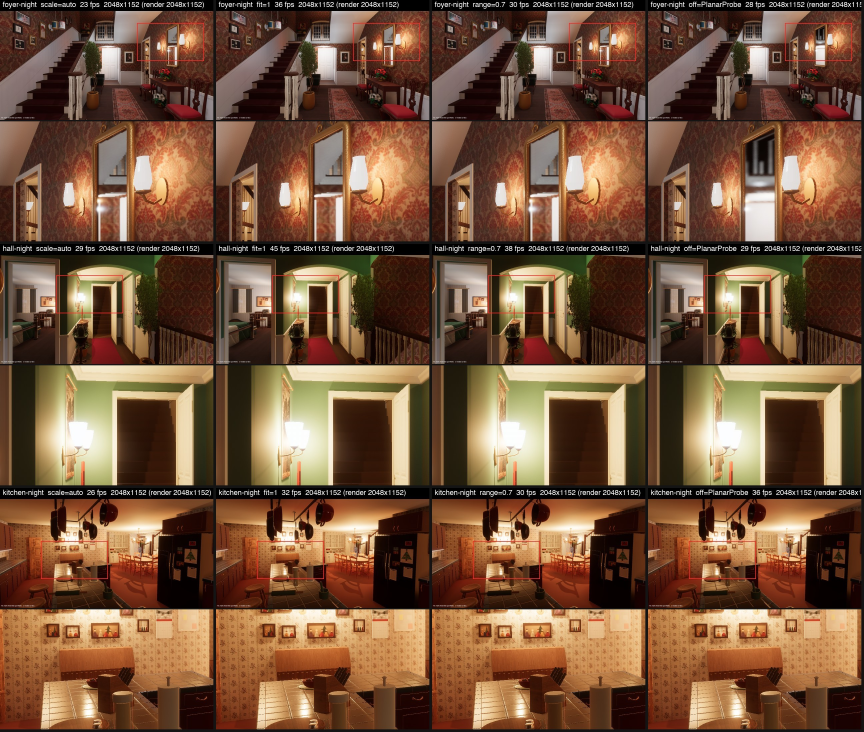
#> input picture spec/captures/perf/fs-nightB-picks.jpg, 2592 x 2196 px (shown at 1/3 size)
$ python -i rig_check.py   (imports and definitions only)
#> lines starting #> are read from the running program, lines starting #| are printed output that depends on the picture
"""rig_check: Marina's camera height as a multiple of a door's height, read from single frames with no scale and no SfM.

Why (Oct 15): the posed review stills give her eye height 1.27-1.40 m in rooms scaled from 80 in doors but 1.09-1.19 m in rooms
scaled another way (hall: passage width; hall bath, kitchen, living: overhead traces). If her CG camera height is fixed, that
split is a scale error in those rooms. This tool measures the ratio h/H (camera height / door height) straight from pixels:
single-view metrology (Criminisi 2000): the cross ratio of the door edge's foot b, top t, its meeting i with the horizon, and the
vertical vanishing point V equals that of heights 0, H, h, infinity, so h/H = k/(k-1) with k = CR(b, t; i, V).

Labels (pixels, 1920x1080 Marina frames; every point is snapped to the strongest edge within --snap px before use):
  [{"frame": "marina2-178", "room": "parents", "h_lines": [[[u,v],[u,v]], ...],   # >=2 lines that are level in the world and
                                                                                 # parallel (one family): their VP is on the horizon
    "h_lines2": [...],                     # optional second level family: horizon = line through both VPs (else level horizon)
    "v_lines": [[[u,v],[u,v]], ...],       # optional verticals (door jambs, corners): V by least squares, else from f and pitch
    "objects": [{"name": "hall door", "b": [u,v], "t": [u,v]}]}]                 # b = jamb foot on the floor, t = under the head

  rig_check.py selftest               synthetic frames: exact recovery, 1 px noise spread, and an injected wrong door is flagged
  rig_check.py measure LABELS.json [--f 1428] [--snap 4] [--overlay]   per object h/H and h for an 80 in door; per-room summary
"""
import argparse
import json
from pathlib import Path

import numpy as np

ROOT = Path(__file__).resolve().parents[2]
FRAMES = ROOT / "sfm-work/refcam/frames"
DOOR = 80 * 0.0254
F_DEFAULT = 1428.0   # Marina foyer solves 312 s / 1068 s (f 1419 / 1438 at 1920 wide); only used when no v_lines are given


def hom(p):
    return np.array([p[0], p[1], 1.0])


# [5 lines left out: function vp, not called in this run]


def cr(a, b, c, d):
    return ((c - a) * (d - b)) / ((c - b) * (d - a))


# [17 lines left out: functions ratio, horizon_of, not called in this run]


def auto_vertical_vp(path, min_len=40, max_tilt_deg=12, iters=400, tol_deg=0.6, seed=0):
    """Vertical VP from every near-vertical edge segment in the frame (Canny + probabilistic Hough, RANSAC on angle error)."""
#> called with min_len = 40, max_tilt_deg = 12, iters = 400, tol_deg = 0.6, seed = 0
    import cv2
    g = cv2.imread(str(path), cv2.IMREAD_GRAYSCALE)
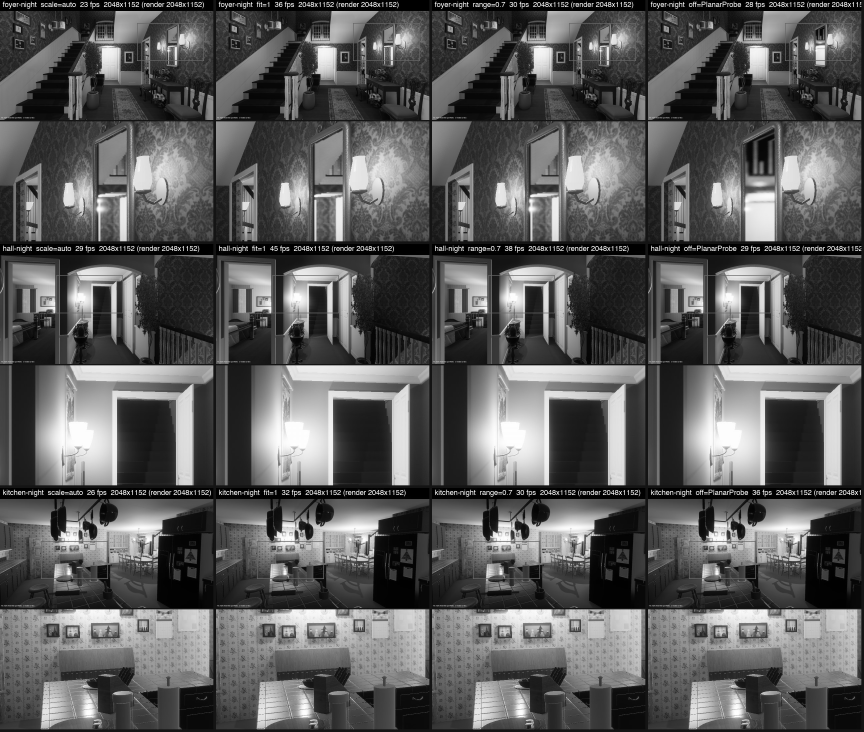
#> g: shape (2196, 2592) (shown at 1/3 size); min 0, max 255, mean 91.4
    e = cv2.Canny(cv2.GaussianBlur(g, (3, 3), 0), 40, 120)
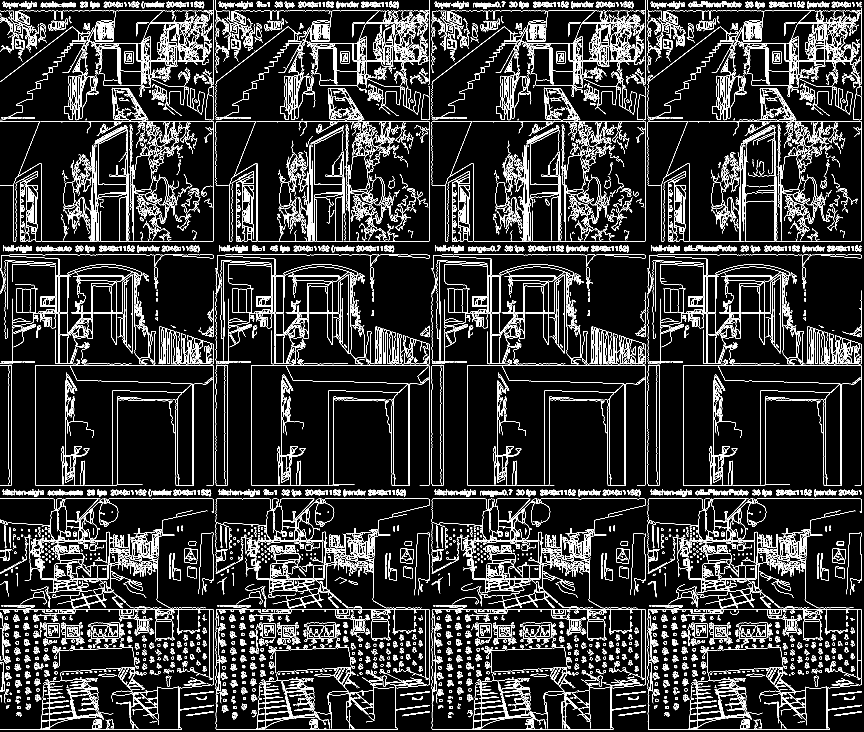
#> e: shape (2196, 2592) (shown at 1/3 size); 8.6% white in thin lines or dots
    segs = cv2.HoughLinesP(e, 1, np.pi / 720, 40, minLineLength=min_len, maxLineGap=3)
#> segs = 793 rows, first 6: [1645, 32, 1795, 32], [29, 764, 127, 764], [785, 2187, 929, 2187], [327, 1496, 637, 1496], [107, 723, 328, 723], [639, 1138, 639, 1096]
    segs = [] if segs is None else segs.reshape(-1, 4).astype(float)
    S = [s for s in segs if abs(np.degrees(np.arctan2(s[2] - s[0], s[3] - s[1]))) % 180 < max_tilt_deg
         or abs(np.degrees(np.arctan2(s[2] - s[0], s[3] - s[1]))) % 180 > 180 - max_tilt_deg]
#> S = 363 items, first 6: [639, 1138, 639, 1096], [1935, 169, 1935, 75], [1287, 1143, 1287, 1089], [1944, 72, 1944, 30], [2583, 68, 2583, 18], [1943, 1451, 1943, 1318]
    if len(S) < 8:
        return None, 0
    S = np.array(S); L = np.array([np.cross(hom(s[:2]), hom(s[2:])) for s in S]); L /= np.linalg.norm(L[:, :2], axis=1, keepdims=True)
#> after `S = np.array(S)`: S = 363 rows, first 6: [639, 1138, 639, 1096], [1935, 169, 1935, 75], [1287, 1143, 1287, 1089], [1944, 72, 1944, 30], [2583, 68, 2583, 18], [1943, 1451, 1943, 1318]
#> after `L = np.array([np.cross(hom(s[:2]), hom(s[2:])) for s in S])`: L = 363 rows, first 8: [42, 0, -26838], [94, 0, -181890], [54, 0, -69498], [42, 0, -81648], [50, 0, -129150], [133, 0, -258419], [100, 0, -64700], [73, 0, -94608]
#> after `L /= np.linalg.norm(L[:, :2], axis=1, keepdims=True)`: L = 363 rows, first 8: [1, 0, -639], [1, 0, -1935], [1, 0, -1287], [1, 0, -1944], [1, 0, -2583], [1, 0, -1943], [1, 0, -647], [1, 0, -1296]
    mid = (S[:, :2] + S[:, 2:]) / 2; ln = np.linalg.norm(S[:, 2:] - S[:, :2], axis=1)
#> after `mid = (S[:, :2] + S[:, 2:]) / 2`: mid = 363 pairs, first value 15 to 2584, second value 34 to 2165
#> after `ln = np.linalg.norm(S[:, 2:] - S[:, :2], axis=1)`: ln = 363 values, max 359 at index 17, min 40 at index 9, mean 92.98

    def err(V):   # angle between each segment and the direction from its midpoint to V
        d = V[:2] - mid * V[2]; d /= np.linalg.norm(d, axis=1, keepdims=True) + 1e-12
        u = (S[:, 2:] - S[:, :2]) / ln[:, None]
        return np.degrees(np.arccos(np.clip(np.abs((d * u).sum(1)), 0, 1)))
    rng = np.random.default_rng(seed); best = None
    for _ in range(iters):
        i, j = rng.choice(len(S), 2, replace=False); V = np.cross(L[i], L[j])
        if np.linalg.norm(V) < 1e-12:
            continue
        inl = err(V) < tol_deg; score = ln[inl].sum()
        if best is None or score > best[0]:
            best = (score, inl)
#> this loop made 400 passes
#> (i, j, V, score) on passes 1 to 3: (307, 231, [0, -838, 0], 31950), (111, 97, [0, -637, 0], 31950), (5, 27, [0, -1909, 0], 31950)
    inl = best[1]; W = L[inl] * ln[inl, None]
#> after `W = L[inl] * ln[inl, None]`: W = 331 rows, first 8: [42, 0, -26838], [94, 0, -181890], [54, 0, -69498], [42, 0, -81648], [50, 0, -129150], [133, 0, -258419], [100, 0, -64700], [73, 0, -94608]
    V = np.linalg.svd(W)[2][-1]
#> V = [5.64e-05, -1, 1.18e-07]
    return V, int(inl.sum())


# [68 lines left out: functions segments, ransac_vp, auto_level_vp, level_inliers, horizon_from_v, vertical_vp, not called in this run]


# ---------- snapping ----------
def gray(path):
    from PIL import Image, ImageFilter
    return np.asarray(Image.open(path).convert("L").filter(ImageFilter.GaussianBlur(1.0)), float)


# [105 lines left out: functions snap_along, snap_frame, horizon_through, measure_frame, cmd_measure, not called in this run]


RIG = 0.639   # measured h/H (this tool's `measure`, 6 doors, 4 rooms, spread 2.5%)


# [140 lines left out: functions floor_point, floor_dist, cmd_floor, overlay, cmd_selftest, not called in this run]


# [9 lines not run here, left out]

>>> result = auto_vertical_vp('../../spec/captures/perf/fs-nightB-picks.jpg')
#> result = ([5.64e-05, -1, 1.18e-07], 331)

$ run again, on spec/captures/perf/fullscreen-5k-scale-100-75-50-38.jpg
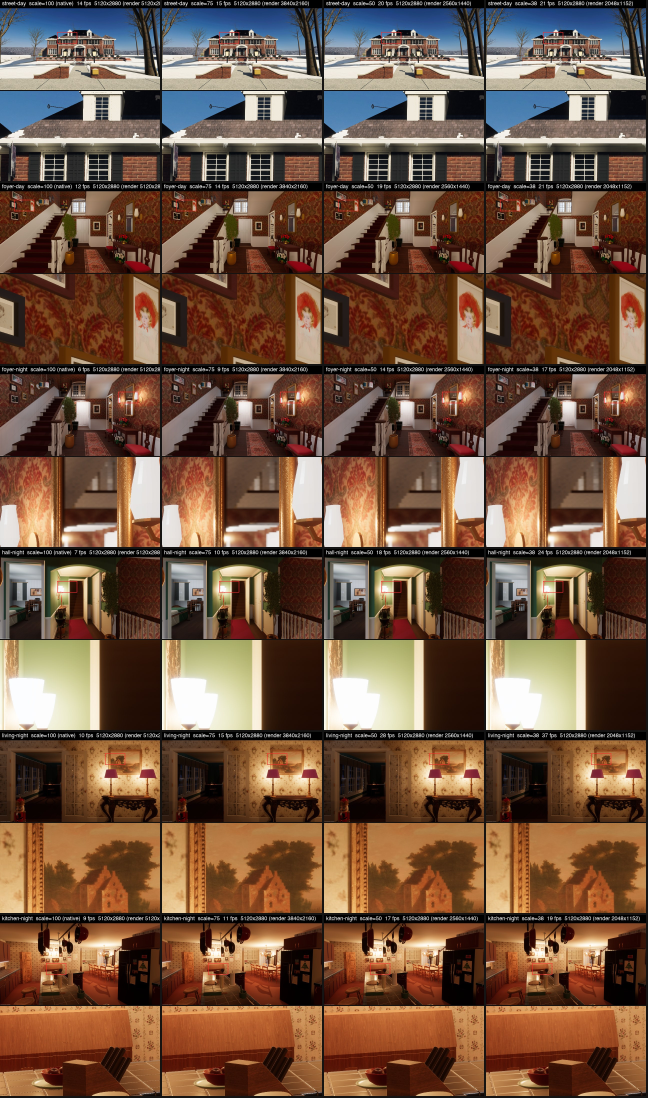
#> input picture spec/captures/perf/fullscreen-5k-scale-100-75-50-38.jpg, 2592 x 4392 px (shown at 1/4 size)
#> in auto_vertical_vp, `g = cv2.imread(str(path), cv2.IMREAD_GRAYSCALE)`:
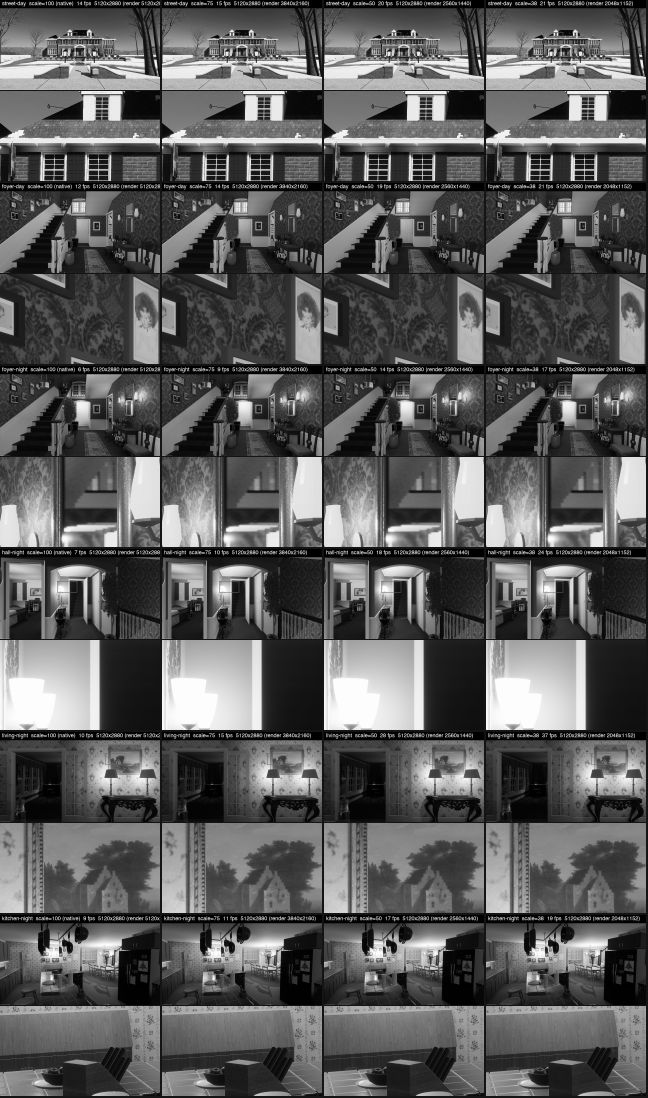
#> g: shape (4392, 2592) (shown at 1/4 size); min 0, max 255, mean 91.8
#> in auto_vertical_vp, `e = cv2.Canny(cv2.GaussianBlur(g, (3, 3), 0), 40, 120)`:
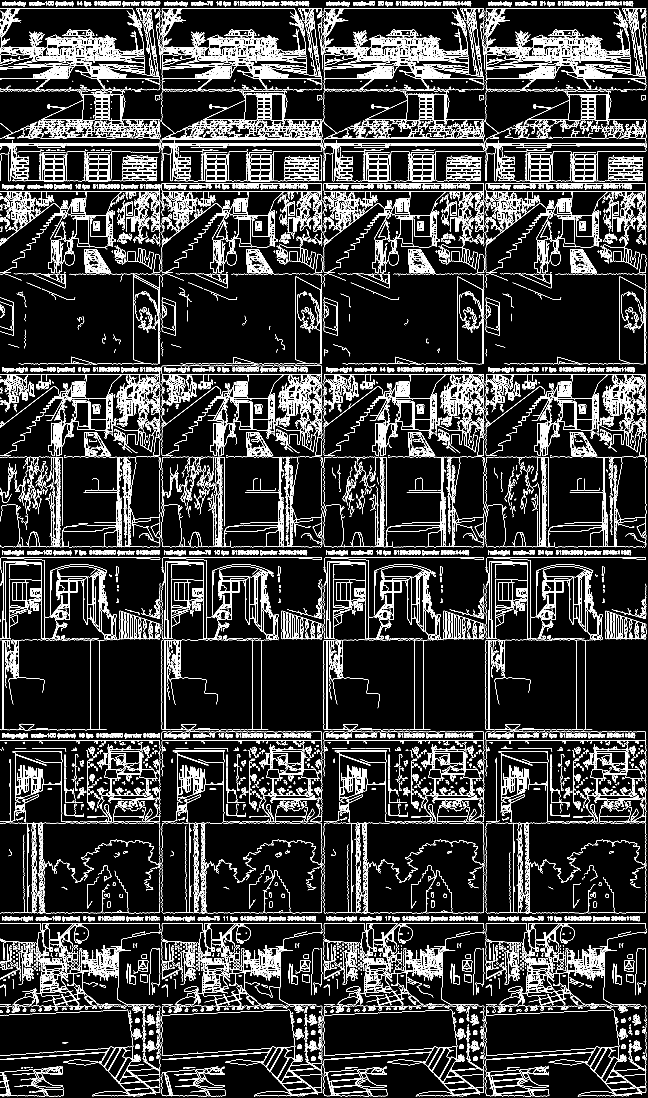
#> e: shape (4392, 2592) (shown at 1/4 size); 7.7% white in thin lines or dots
#> segs = 1511 rows, first 6: [1287, 536, 1287, 489], [2583, 1328, 2583, 1096], [648, 732, 1287, 732], [1324, 2228, 1754, 2228], [791, 581, 1275, 581], [1334, 573, 1434, 573]
#> in auto_vertical_vp, `S = [s for s in segs if abs(np.degrees(np.arctan2(s[2] - s[0], s[3] - ..`: S = 542 items, first 6: [1287, 536, 1287, 489], [2583, 1328, 2583, 1096], [639, 1252, 639, 1104], [1944, 1276, 1944, 1190], [1295, 2917, 1295, 2562], [648, 3069, 648, 3016]
#> in auto_vertical_vp, `S = np.array(S)`: S = 542 rows, first 6: [1287, 536, 1287, 489], [2583, 1328, 2583, 1096], [639, 1252, 639, 1104], [1944, 1276, 1944, 1190], [1295, 2917, 1295, 2562], [648, 3069, 648, 3016]
#> L = 542 rows, first 8: [47, 0, -60489], [232, 0, -599256], [148, 0, -94572], [86, 0, -167184], [355, 0, -459725], [53, 0, -34344], [51, 0, -66096], [59, 0, -114165]
#> L = 542 rows, first 8: [1, 0, -1287], [1, 0, -2583], [1, 0, -639], [1, 0, -1944], [1, 0, -1295], [1, 0, -648], [1, 0, -1296], [1, 0, -1935]
#> mid = 542 pairs, first value 3 to 2584, second value 76.5 to 4352.5
#> ln = 542 values, max 359 at index 13, min 40 at index 14, mean 81.37
#> the loop in auto_vertical_vp, `for _ in range(iters):` made 400 passes
#> (i, j, V, score) on passes 1 to 3: (460, 345, [-355, -726.4, -0.171], 436.7), (166, 145, [0, 1592, 0], 38709), (8, 40, [0, -1297, 0], 38709)
#> W = 447 rows, first 8: [47, 0, -60489], [232, 0, -599256], [148, 0, -94572], [86, 0, -167184], [355, 0, -459725], [53, 0, -34344], [51, 0, -66096], [59, 0, -114165]
#> in auto_vertical_vp, `V = np.linalg.svd(W)[2][-1]`: V = [-0.000135, -1, -2.52e-07]
#> result = ([-0.000135, -1, -2.52e-07], 447)

$ run again, on spec/captures/perf/house-split-sheet.jpg
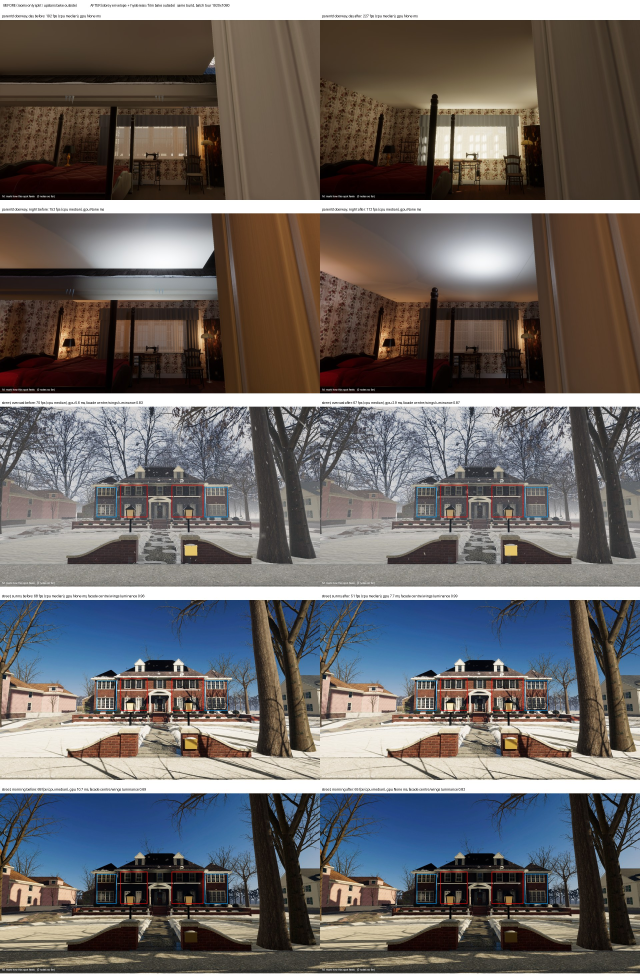
#> input picture spec/captures/perf/house-split-sheet.jpg, 1920 x 2940 px (shown at 1/3 size)
#> in auto_vertical_vp, `g = cv2.imread(str(path), cv2.IMREAD_GRAYSCALE)`:
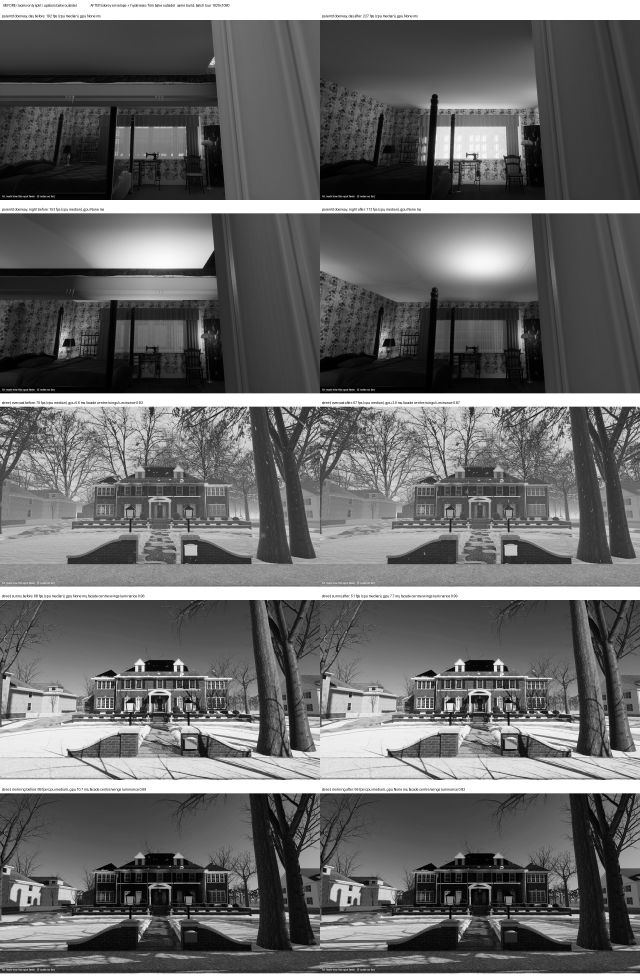
#> g: shape (2940, 1920) (shown at 1/3 size); min 0, max 255, mean 105.3
#> in auto_vertical_vp, `e = cv2.Canny(cv2.GaussianBlur(g, (3, 3), 0), 40, 120)`:
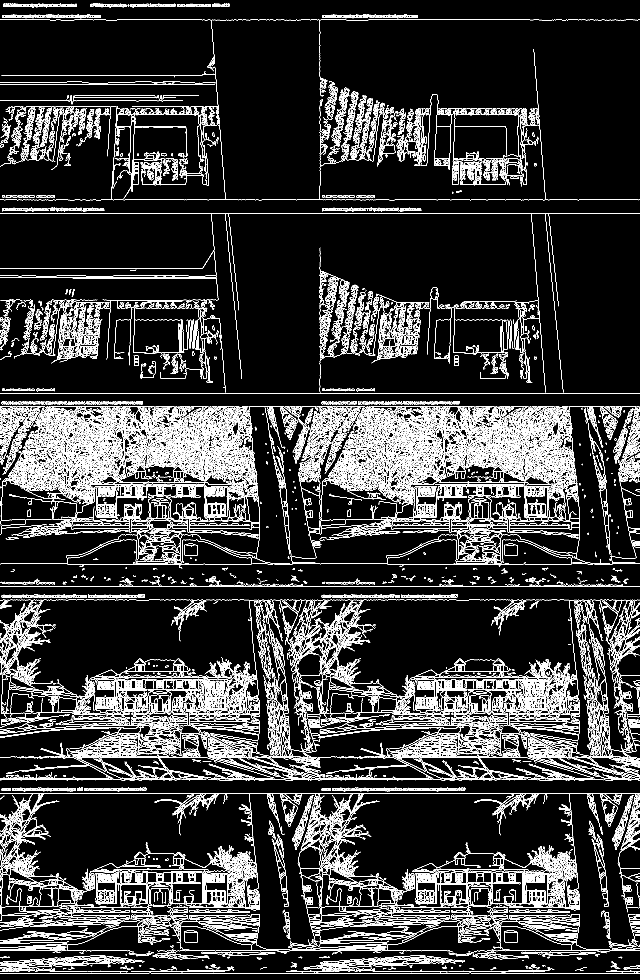
#> e: shape (2940, 1920) (shown at 1/3 size); 9.8% white in thin lines or dots
#> segs = 610 rows, first 6: [1354, 1759, 1442, 1759], [205, 2919, 447, 2919], [864, 1220, 982, 1220], [146, 2379, 456, 2379], [0, 59, 149, 59], [785, 599, 1080, 599]
#> in auto_vertical_vp, `S = [s for s in segs if abs(np.degrees(np.arctan2(s[2] - s[0], s[3] - ..`: S = 55 items, first 6: [959, 229, 959, 101], [960, 557, 960, 372], [686, 640, 712, 892], [658, 364, 676, 599], [1598, 692, 1636, 1179], [1644, 729, 1652, 813]
#> in auto_vertical_vp, `S = np.array(S)`: S = 55 rows, first 6: [959, 229, 959, 101], [960, 557, 960, 372], [686, 640, 712, 892], [658, 364, 676, 599], [1598, 692, 1636, 1179], [1644, 729, 1652, 813]
#> L = 55 rows, first 8: [128, 0, -122752], [185, 0, -177600], [-252, 26, 156232], [-235, 18, 148078], [-487, 38, 751930], [-84, 8, 132264], [-251, 26, 396506], [-242, 19, 384531]
#> L = 55 rows, first 8: [1, 0, -959], [1, 0, -960], [-0.995, 0.103, 616.7], [-0.997, 0.0764, 628.3], [-0.997, 0.0778, 1539.3], [-0.995, 0.0948, 1567.5], [-0.995, 0.103, 1571.3], [-0.997, 0.0783, 1584.1]
#> mid = 55 pairs, first value 4 to 1821.5, second value 165 to 2739.5
#> ln = 55 values, max 488.5 at index 4, min 40.01 at index 13, mean 84.23
#> the loop in auto_vertical_vp, `for _ in range(iters):` made 400 passes
#> (i, j, V, score) on passes 1 to 3: (45, 35, [-61.24, -148.2, -0.0753], 657.7), (16, 14, [-181.5, 264.3, -0.125], 454.2), (0, 4, [74.6, -583.2, 0.0778], 1128.2)
#> W = [[-235, 18, 148078], [-487, 38, 751930], [-242, 19, 384531], [-259, 20, 151406], [-43, 3, 25237], [-68, 5, 110452], [-45, 3, 28416], [-45, 3, 30711]]
#> in auto_vertical_vp, `V = np.linalg.svd(W)[2][-1]`: V = [0.0754, 0.997, -1.58e-06]
#> result = ([0.0754, 0.997, -1.58e-06], 8)
